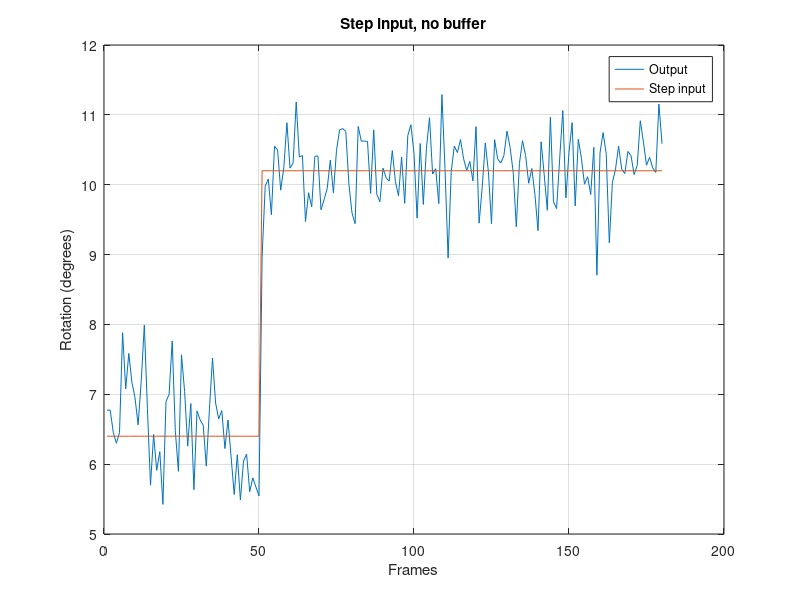

Recreate this plot in MATLAB.
clear,clc, close all

load('angle_results/angle_data_7')
angles(1,1,1) = angles(1,1,2);

for i = 1:length(angles(1,3,:))
    a(i) = angles(1,1,i);
    b(i) = angles(1,2,i);
    c(i) = angles(1,3,i);
    if i > 50
        stepp(i) = 10.2;
    else
        stepp(i) = 6.4;
    end
end

figure
plot(a)
hold on
% plot(b)
% plot(c)
plot(stepp)
grid on
title('Step input, no buffer')
xlabel('Frames')
ylabel('Rotation (degrees)')
legend('Output','Step input')






